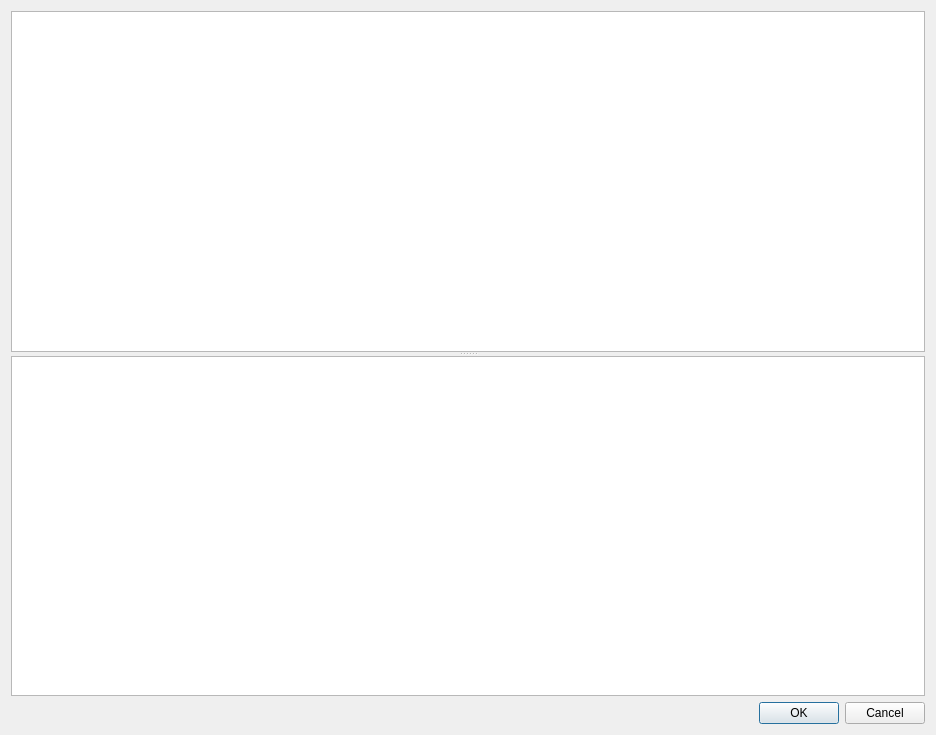
<?xml version="1.0" encoding="UTF-8"?>
<ui version="4.0">
 <class>ClientRelationsEditDialog</class>
 <widget class="QDialog" name="ClientRelationsEditDialog">
  <property name="geometry">
   <rect>
    <x>0</x>
    <y>0</y>
    <width>936</width>
    <height>735</height>
   </rect>
  </property>
  <property name="windowTitle">
   <string>Связи</string>
  </property>
  <layout class="QGridLayout" name="gridLayout">
   <item row="0" column="0">
    <widget class="QSplitter" name="splitter">
     <property name="orientation">
      <enum>Qt::Vertical</enum>
     </property>
     <property name="childrenCollapsible">
      <bool>false</bool>
     </property>
     <widget class="CClientRelationInDocTableView" name="tblDirectRelations"/>
     <widget class="CClientRelationInDocTableView" name="tblBackwardRelations"/>
    </widget>
   </item>
   <item row="1" column="0">
    <widget class="QDialogButtonBox" name="buttonBox">
     <property name="orientation">
      <enum>Qt::Horizontal</enum>
     </property>
     <property name="standardButtons">
      <set>QDialogButtonBox::Cancel|QDialogButtonBox::Ok</set>
     </property>
    </widget>
   </item>
  </layout>
 </widget>
 <customwidgets>
  <customwidget>
   <class>CClientRelationInDocTableView</class>
   <extends>QTableView</extends>
   <header>Registry/ClientRelationInDocTableView.h</header>
  </customwidget>
 </customwidgets>
 <tabstops>
  <tabstop>tblDirectRelations</tabstop>
  <tabstop>tblBackwardRelations</tabstop>
  <tabstop>buttonBox</tabstop>
 </tabstops>
 <resources/>
 <connections>
  <connection>
   <sender>buttonBox</sender>
   <signal>accepted()</signal>
   <receiver>ClientRelationsEditDialog</receiver>
   <slot>accept()</slot>
   <hints>
    <hint type="sourcelabel">
     <x>248</x>
     <y>254</y>
    </hint>
    <hint type="destinationlabel">
     <x>157</x>
     <y>274</y>
    </hint>
   </hints>
  </connection>
  <connection>
   <sender>buttonBox</sender>
   <signal>rejected()</signal>
   <receiver>ClientRelationsEditDialog</receiver>
   <slot>reject()</slot>
   <hints>
    <hint type="sourcelabel">
     <x>316</x>
     <y>260</y>
    </hint>
    <hint type="destinationlabel">
     <x>286</x>
     <y>274</y>
    </hint>
   </hints>
  </connection>
 </connections>
</ui>
